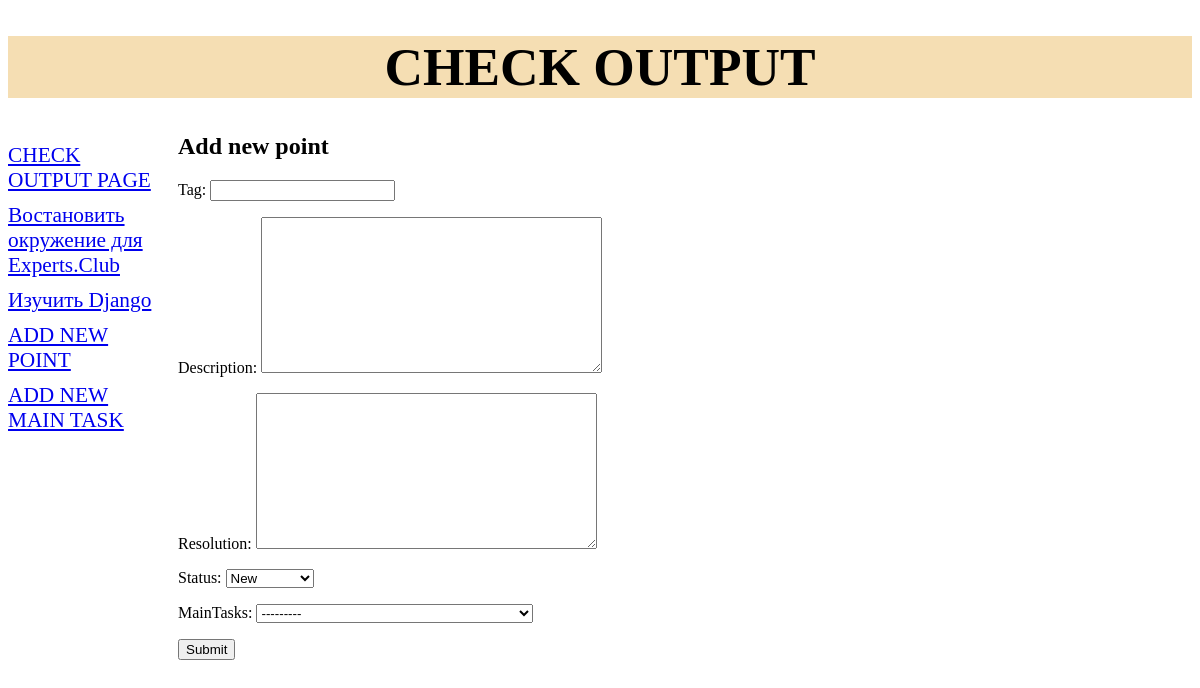
Screenshot of /workpoint/add/ with the database file from the repository.
### workpoint/models.py (models this page shows)
class MainTask(models.Model):
    class Meta:
        verbose_name = 'Main Task'
        verbose_name_plural = 'Main Tasks'
        ordering = ['-date_init']
    title = models.CharField('Title', max_length=50)
    description = models.TextField('Description', null=True, blank=True)
    date_init = models.DateTimeField('Beggining date', db_index=True)
    class Status(models.TextChoices):
        NEW = 'n', _('New')
        PROCESSING = 'p', _('Processing')
        DONE = 'd', _('Done')
    status = models.CharField('Status', max_length=1, choices=Status.choices, default=Status.NEW)
    def __str__(self):
        return self.title

### workpoint/views.py (the view)
# urls.py: path('add/', PointCreateView.as_view(), name='add'),
class PointCreateView(CreateView):
    template_name = 'workpoint/create.html'
    form_class = PointForm
    succes_url = reverse_lazy('index')
    def get_context_data(self, **kwargs):
        context = super().get_context_data(**kwargs)
        context['maintasks'] = MainTask.objects.all()
        return context

### workpoint/forms.py
class PointForm(ModelForm):
    class Meta:
        model = Point
        fields = ("tag", "description", "resolution", "status", "maintask")

### workpoint/templates/workpoint/create.html (shortened to what this page needs)
{% extends "layout/basic.html" %}
{% block content%}
<h2>Add new point</h2>
<form method="post">
    {{ form.as_p }}
    <input type="submit" value = "Submit">
</form>
{% endblock %}

### workpoint/templates/workpoint/layout/basic.html (shortened to what this page needs)
{% load static %}
<!DOCTYPE html>
<html lang="en">
<head>
    <link rel="stylesheet" type="text/css" href="{% static 'workpoint/style.css'%}">
</head>
<body>
    <header>
        <h1>CHECK OUTPUT</h1>
    </header>
    <nav>
        <a href="{% url 'index' %}">CHECK OUTPUT PAGE</a>
        {% for maintask in maintasks %}
        <a href="{% url 'by_maintask' maintask.pk %}">{{ maintask.title }}</a>
        {% endfor %}
        <a href="{% url 'add' %}">ADD NEW POINT</a>
        <a href="{% url 'addmaintask' %}">ADD NEW MAIN TASK</a>
    </nav>
    <section>
        {% block content %}
        {% endblock %}
    </section>
</body>
</html>

### workpoint/static/workpoint/style.css (style rules this page uses)
header h1 { font-size: 40pt; text-transform: uppercase; text-align: center; background-color: wheat; }
nav { font-size: 16pt; width: 150px; float: left; }
nav a { display: block; margin: 10px 0px; }
section { margin-left: 170px; }

### rows the page displays
MainTask: title "Востановить окружение для Experts.Club"
MainTask: title "Изучить Django"
